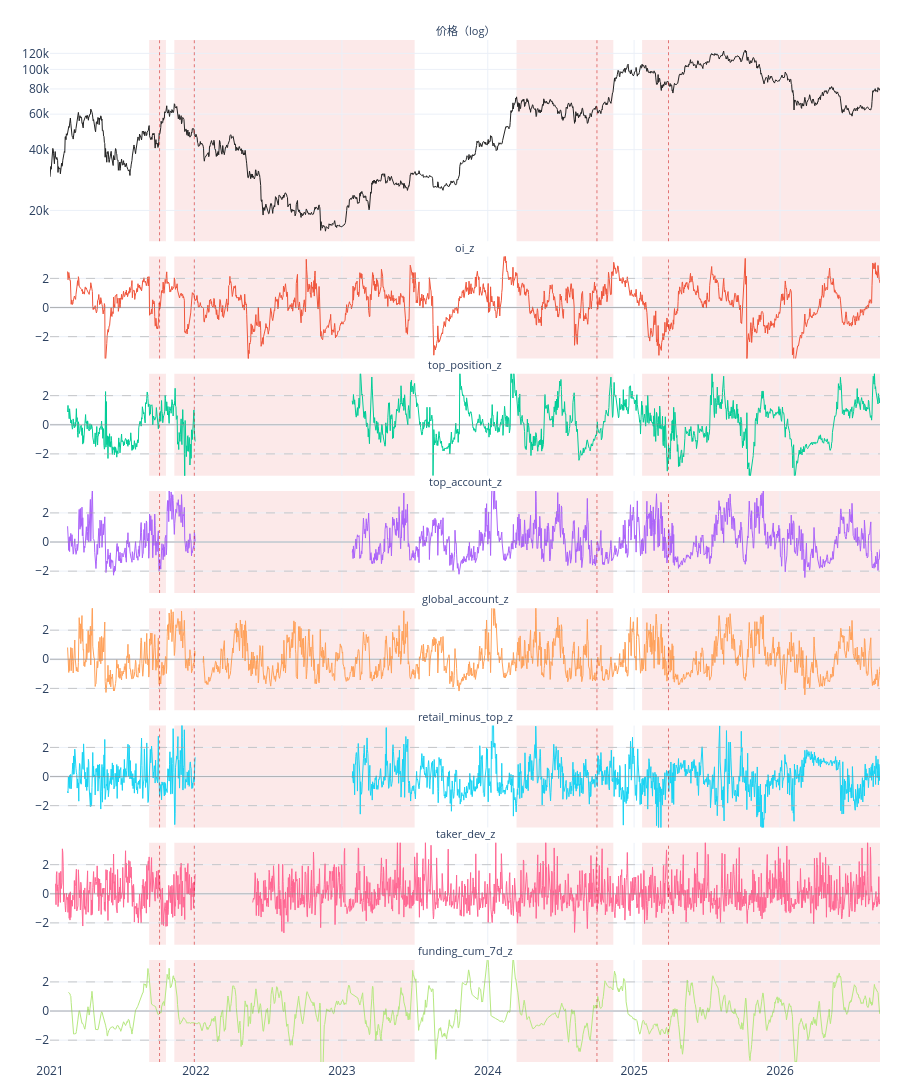

The notebook cell this image was saved under:
### Markdown cell above
## 3. 标准化视角：90 天 z-score（日线）

原始比率有长期漂移（例如 `top_position` 2021 vs 2025 的基准水平不同），做规则时用的是 **相对自身近期分布的位置**。这里把候选特征统一做 90 天滚动 z-score，和 episode 对齐看。

也把 H2a 的 `oi_level_90d_z` 放进来做对照：如果 `top_position_z` 和它几乎重合，H4a 就不是新信息。

### Code cell
def zscore(s: pd.Series, window: str, bucket: str) -> pd.Series:
    n = int(pd.Timedelta(window) / pd.Timedelta(bucket))
    r = s.rolling(n, min_periods=n // 2)
    return (s - r.mean()) / r.std()

def add_features(df: pd.DataFrame, bucket: str) -> pd.DataFrame:
    df = df.copy()
    df["retail_minus_top"] = df["global_account"] - df["top_account"]
    df["taker_dev"] = df["taker_vol_mean"] - 1
    df["oi_log"] = np.log(df["oi_value"].where(df["oi_value"] > 0))
    df["oi_z"]               = zscore(df["oi_log"], Z_WINDOW, bucket)
    df["top_position_z"]     = zscore(df["top_position"], Z_WINDOW, bucket)
    df["top_account_z"]      = zscore(df["top_account"], Z_WINDOW, bucket)
    df["global_account_z"]   = zscore(df["global_account"], Z_WINDOW, bucket)
    df["retail_minus_top_z"] = zscore(df["retail_minus_top"], Z_WINDOW, bucket)
    df["taker_dev_z"]        = zscore(df["taker_dev"], "30D", bucket)
    df["funding_cum_7d_z"]   = zscore(df["funding_cum_7d"], Z_WINDOW, bucket)
    liq_tot = df["liq_long_usd"].fillna(0) + df["liq_short_usd"].fillna(0)
    df["liq_imbalance"] = ((df["liq_short_usd"].fillna(0) - df["liq_long_usd"].fillna(0)) / liq_tot.replace(0, np.nan))
    return df

d = add_features(d, "1d")
f = add_features(f, "4h")
Z_FEATURES = ["oi_z", "top_position_z", "top_account_z", "global_account_z",
              "retail_minus_top_z", "taker_dev_z", "funding_cum_7d_z"]

fig = make_subplots(rows=len(Z_FEATURES) + 1, cols=1, shared_xaxes=True, vertical_spacing=0.015,
                    row_heights=[0.22] + [0.78 / len(Z_FEATURES)] * len(Z_FEATURES),
                    subplot_titles=["价格（log）"] + Z_FEATURES)
fig.add_trace(go.Scatter(x=d.ts, y=d.close, line=dict(color="#222", width=1), name="close"), 1, 1)
fig.update_yaxes(type="log", row=1, col=1)
for i, col in enumerate(Z_FEATURES, start=2):
    fig.add_trace(go.Scatter(x=d.ts, y=d[col], line=dict(width=1), name=col), i, 1)
    for lvl in (-2, 2):
        fig.add_hline(y=lvl, line_width=0.6, line_dash="dash", line_color="#aaa", row=i, col=1)
    fig.add_hline(y=0, line_width=0.6, line_color="#888", row=i, col=1)
    fig.update_yaxes(range=[-3.5, 3.5], row=i, col=1)
add_episodes(fig, ep_gate)
fig.update_layout(height=1500, template="plotly_white", showlegend=False,
                  margin=dict(l=50, r=20, t=40, b=30), hovermode="x unified")
fig.update_annotations(font_size=11)
fig.show()

### Figure 1 — Plotly figure (JSON) as saved in the notebook; plotly's stock layout.template omitted (floating-point values rounded to 4 significant figures; data arrays with more than 128 entries replaced by an {"elided": "..."} marker saying what was removed)
{"data": [{"line": {"color": "#222", "width": 1}, "name": "close", "type": "scatter", "x": {"elided": "2077 str values"}, "xaxis": "x", "y": {"elided": "2077 float values"}, "yaxis": "y"}, {"line": {"width": 1}, "name": "oi_z", "type": "scatter", "x": {"elided": "2077 str values"}, "xaxis": "x2", "y": {"elided": "2077 float values"}, "yaxis": "y2"}, {"line": {"width": 1}, "name": "top_position_z", "type": "scatter", "x": {"elided": "2077 str values"}, "xaxis": "x3", "y": {"elided": "2077 float values"}, "yaxis": "y3"}, {"line": {"width": 1}, "name": "top_account_z", "type": "scatter", "x": {"elided": "2077 str values"}, "xaxis": "x4", "y": {"elided": "2077 float values"}, "yaxis": "y4"}, {"line": {"width": 1}, "name": "global_account_z", "type": "scatter", "x": {"elided": "2077 str values"}, "xaxis": "x5", "y": {"elided": "2077 float values"}, "yaxis": "y5"}, {"line": {"width": 1}, "name": "retail_minus_top_z", "type": "scatter", "x": {"elided": "2077 str values"}, "xaxis": "x6", "y": {"elided": "2077 float values"}, "yaxis": "y6"}, {"line": {"width": 1}, "name": "taker_dev_z", "type": "scatter", "x": {"elided": "2077 str values"}, "xaxis": "x7", "y": {"elided": "2077 float values"}, "yaxis": "y7"}, {"line": {"width": 1}, "name": "funding_cum_7d_z", "type": "scatter", "x": {"elided": "2077 str values"}, "xaxis": "x8", "y": {"elided": "2077 float values"}, "yaxis": "y8"}], "layout": {"annotations": [{"font": {"size": 11}, "showarrow": false, "text": "价格（log）", "x": 0.5, "xanchor": "center", "xref": "paper", "y": 1.0, "yanchor": "bottom", "yref": "paper"}, {"font": {"size": 11}, "showarrow": false, "text": "oi_z", "x": 0.5, "xanchor": "center", "xref": "paper", "y": 0.7881, "yanchor": "bottom", "yref": "paper"}, {"font": {"size": 11}, "showarrow": false, "text": "top_position_z", "x": 0.5, "xanchor": "center", "xref": "paper", "y": 0.6734, "yanchor": "bottom", "yref": "paper"}, {"font": {"size": 11}, "showarrow": false, "text": "top_account_z", "x": 0.5, "xanchor": "center", "xref": "paper", "y": 0.5586, "yanchor": "bottom", "yref": "paper"}, {"font": {"size": 11}, "showarrow": false, "text": "global_account_z", "x": 0.5, "xanchor": "center", "xref": "paper", "y": 0.4439, "yanchor": "bottom", "yref": "paper"}, {"font": {"size": 11}, "showarrow": false, "text": "retail_minus_top_z", "x": 0.5, "xanchor": "center", "xref": "paper", "y": 0.3292, "yanchor": "bottom", "yref": "paper"}, {"font": {"size": 11}, "showarrow": false, "text": "taker_dev_z", "x": 0.5, "xanchor": "center", "xref": "paper", "y": 0.2145, "yanchor": "bottom", "yref": "paper"}, {"font": {"size": 11}, "showarrow": false, "text": "funding_cum_7d_z", "x": 0.5, "xanchor": "center", "xref": "paper", "y": 0.09973, "yanchor": "bottom", "yref": "paper"}], "height": 1500, "hovermode": "x unified", "margin": {"b": 30, "l": 50, "r": 20, "t": 40}, "shapes": [{"line": {"color": "#aaa", "dash": "dash", "width": 0.6}, "type": "line", "x0": 0, "x1": 1, "xref": "x2 domain", "y0": -2, "y1": -2, "yref": "y2"}, {"line": {"color": "#aaa", "dash": "dash", "width": 0.6}, "type": "line", "x0": 0, "x1": 1, "xref": "x2 domain", "y0": 2, "y1": 2, "yref": "y2"}, {"line": {"color": "#888", "width": 0.6}, "type": "line", "x0": 0, "x1": 1, "xref": "x2 domain", "y0": 0, "y1": 0, "yref": "y2"}, {"line": {"color": "#aaa", "dash": "dash", "width": 0.6}, "type": "line", "x0": 0, "x1": 1, "xref": "x3 domain", "y0": -2, "y1": -2, "yref": "y3"}, {"line": {"color": "#aaa", "dash": "dash", "width": 0.6}, "type": "line", "x0": 0, "x1": 1, "xref": "x3 domain", "y0": 2, "y1": 2, "yref": "y3"}, {"line": {"color": "#888", "width": 0.6}, "type": "line", "x0": 0, "x1": 1, "xref": "x3 domain", "y0": 0, "y1": 0, "yref": "y3"}, {"line": {"color": "#aaa", "dash": "dash", "width": 0.6}, "type": "line", "x0": 0, "x1": 1, "xref": "x4 domain", "y0": -2, "y1": -2, "yref": "y4"}, {"line": {"color": "#aaa", "dash": "dash", "width": 0.6}, "type": "line", "x0": 0, "x1": 1, "xref": "x4 domain", "y0": 2, "y1": 2, "yref": "y4"}, {"line": {"color": "#888", "width": 0.6}, "type": "line", "x0": 0, "x1": 1, "xref": "x4 domain", "y0": 0, "y1": 0, "yref": "y4"}, {"line": {"color": "#aaa", "dash": "dash", "width": 0.6}, "type": "line", "x0": 0, "x1": 1, "xref": "x5 domain", "y0": -2, "y1": -2, "yref": "y5"}, {"line": {"color": "#aaa", "dash": "dash", "width": 0.6}, "type": "line", "x0": 0, "x1": 1, "xref": "x5 domain", "y0": 2, "y1": 2, "yref": "y5"}, {"line": {"color": "#888", "width": 0.6}, "type": "line", "x0": 0, "x1": 1, "xref": "x5 domain", "y0": 0, "y1": 0, "yref": "y5"}, {"line": {"color": "#aaa", "dash": "dash", "width": 0.6}, "type": "line", "x0": 0, "x1": 1, "xref": "x6 domain", "y0": -2, "y1": -2, "yref": "y6"}, {"line": {"color": "#aaa", "dash": "dash", "width": 0.6}, "type": "line", "x0": 0, "x1": 1, "xref": "x6 domain", "y0": 2, "y1": 2, "yref": "y6"}, {"line": {"color": "#888", "width": 0.6}, "type": "line", "x0": 0, "x1": 1, "xref": "x6 domain", "y0": 0, "y1": 0, "yref": "y6"}, {"line": {"color": "#aaa", "dash": "dash", "width": 0.6}, "type": "line", "x0": 0, "x1": 1, "xref": "x7 domain", "y0": -2, "y1": -2, "yref": "y7"}, {"line": {"color": "#aaa", "dash": "dash", "width": 0.6}, "type": "line", "x0": 0, "x1": 1, "xref": "x7 domain", "y0": 2, "y1": 2, "yref": "y7"}, {"line": {"color": "#888", "width": 0.6}, "type": "line", "x0": 0, "x1": 1, "xref": "x7 domain", "y0": 0, "y1": 0, "yref": "y7"}, {"line": {"color": "#aaa", "dash": "dash", "width": 0.6}, "type": "line", "x0": 0, "x1": 1, "xref": "x8 domain", "y0": -2, "y1": -2, "yref": "y8"}, {"line": {"color": "#aaa", "dash": "dash", "width": 0.6}, "type": "line", "x0": 0, "x1": 1, "xref": "x8 domain", "y0": 2, "y1": 2, "yref": "y8"}, {"line": {"color": "#888", "width": 0.6}, "type": "line", "x0": 0, "x1": 1, "xref": "x8 domain", "y0": 0, "y1": 0, "yref": "y8"}, {"fillcolor": "rgba(220, 40, 40, 0.10)", "layer": "below", "line": {"width": 0}, "opacity": 1, "type": "rect", "x0": "2021-11-08T00:00:00+00:00", "x1": "2023-07-02T00:00:00+00:00", "xref": "x", "y0": 0, "y1": 1, "yref": "y domain"}, {"fillcolor": "rgba(220, 40, 40, 0.10)", "layer": "below", "line": {"width": 0}, "opacity": 1, "type": "rect", "x0": "2021-11-08T00:00:00+00:00", "x1": "2023-07-02T00:00:00+00:00", "xref": "x2", "y0": 0, "y1": 1, "yref": "y2 domain"}, {"fillcolor": "rgba(220, 40, 40, 0.10)", "layer": "below", "line": {"width": 0}, "opacity": 1, "type": "rect", "x0": "2021-11-08T00:00:00+00:00", "x1": "2023-07-02T00:00:00+00:00", "xref": "x3", "y0": 0, "y1": 1, "yref": "y3 domain"}, {"fillcolor": "rgba(220, 40, 40, 0.10)", "layer": "below", "line": {"width": 0}, "opacity": 1, "type": "rect", "x0": "2021-11-08T00:00:00+00:00", "x1": "2023-07-02T00:00:00+00:00", "xref": "x4", "y0": 0, "y1": 1, "yref": "y4 domain"}, {"fillcolor": "rgba(220, 40, 40, 0.10)", "layer": "below", "line": {"width": 0}, "opacity": 1, "type": "rect", "x0": "2021-11-08T00:00:00+00:00", "x1": "2023-07-02T00:00:00+00:00", "xref": "x5", "y0": 0, "y1": 1, "yref": "y5 domain"}, {"fillcolor": "rgba(220, 40, 40, 0.10)", "layer": "below", "line": {"width": 0}, "opacity": 1, "type": "rect", "x0": "2021-11-08T00:00:00+00:00", "x1": "2023-07-02T00:00:00+00:00", "xref": "x6", "y0": 0, "y1": 1, "yref": "y6 domain"}, {"fillcolor": "rgba(220, 40, 40, 0.10)", "layer": "below", "line": {"width": 0}, "opacity": 1, "type": "rect", "x0": "2021-11-08T00:00:00+00:00", "x1": "2023-07-02T00:00:00+00:00", "xref": "x7", "y0": 0, "y1": 1, "yref": "y7 domain"}, {"fillcolor": "rgba(220, 40, 40, 0.10)", "layer": "below", "line": {"width": 0}, "opacity": 1, "type": "rect", "x0": "2021-11-08T00:00:00+00:00", "x1": "2023-07-02T00:00:00+00:00", "xref": "x8", "y0": 0, "y1": 1, "yref": "y8 domain"}, {"line": {"color": "rgba(200,0,0,0.5)", "dash": "dot", "width": 1}, "type": "line", "x0": "2021-12-28T00:00:00+00:00", "x1": "2021-12-28T00:00:00+00:00", "xref": "x", "y0": 0, "y1": 1, "yref": "y domain"}, {"line": {"color": "rgba(200,0,0,0.5)", "dash": "dot", "width": 1}, "type": "line", "x0": "2021-12-28T00:00:00+00:00", "x1": "2021-12-28T00:00:00+00:00", "xref": "x2", "y0": 0, "y1": 1, "yref": "y2 domain"}, {"line": {"color": "rgba(200,0,0,0.5)", "dash": "dot", "width": 1}, "type": "line", "x0": "2021-12-28T00:00:00+00:00", "x1": "2021-12-28T00:00:00+00:00", "xref": "x3", "y0": 0, "y1": 1, "yref": "y3 domain"}, {"line": {"color": "rgba(200,0,0,0.5)", "dash": "dot", "width": 1}, "type": "line", "x0": "2021-12-28T00:00:00+00:00", "x1": "2021-12-28T00:00:00+00:00", "xref": "x4", "y0": 0, "y1": 1, "yref": "y4 domain"}, {"line": {"color": "rgba(200,0,0,0.5)", "dash": "dot", "width": 1}, "type": "line", "x0": "2021-12-28T00:00:00+00:00", "x1": "2021-12-28T00:00:00+00:00", "xref": "x5", "y0": 0, "y1": 1, "yref": "y5 domain"}, {"line": {"color": "rgba(200,0,0,0.5)", "dash": "dot", "width": 1}, "type": "line", "x0": "2021-12-28T00:00:00+00:00", "x1": "2021-12-28T00:00:00+00:00", "xref": "x6", "y0": 0, "y1": 1, "yref": "y6 domain"}, {"line": {"color": "rgba(200,0,0,0.5)", "dash": "dot", "width": 1}, "type": "line", "x0": "2021-12-28T00:00:00+00:00", "x1": "2021-12-28T00:00:00+00:00", "xref": "x7", "y0": 0, "y1": 1, "yref": "y7 domain"}, {"line": {"color": "rgba(200,0,0,0.5)", "dash": "dot", "width": 1}, "type": "line", "x0": "2021-12-28T00:00:00+00:00", "x1": "2021-12-28T00:00:00+00:00", "xref": "x8", "y0": 0, "y1": 1, "yref": "y8 domain"}, {"fillcolor": "rgba(220, 40, 40, 0.10)", "layer": "below", "line": {"width": 0}, "opacity": 1, "type": "rect", "x0": "2025-01-21T00:00:00+00:00", "x1": "2026-09-08T00:00:00+00:00", "xref": "x", "y0": 0, "y1": 1, "yref": "y domain"}, {"fillcolor": "rgba(220, 40, 40, 0.10)", "layer": "below", "line": {"width": 0}, "opacity": 1, "type": "rect", "x0": "2025-01-21T00:00:00+00:00", "x1": "2026-09-08T00:00:00+00:00", "xref": "x2", "y0": 0, "y1": 1, "yref": "y2 domain"}, {"fillcolor": "rgba(220, 40, 40, 0.10)", "layer": "below", "line": {"width": 0}, "opacity": 1, "type": "rect", "x0": "2025-01-21T00:00:00+00:00", "x1": "2026-09-08T00:00:00+00:00", "xref": "x3", "y0": 0, "y1": 1, "yref": "y3 domain"}, {"fillcolor": "rgba(220, 40, 40, 0.10)", "layer": "below", "line": {"width": 0}, "opacity": 1, "type": "rect", "x0": "2025-01-21T00:00:00+00:00", "x1": "2026-09-08T00:00:00+00:00", "xref": "x4", "y0": 0, "y1": 1, "yref": "y4 domain"}, {"fillcolor": "rgba(220, 40, 40, 0.10)", "layer": "below", "line": {"width": 0}, "opacity": 1, "type": "rect", "x0": "2025-01-21T00:00:00+00:00", "x1": "2026-09-08T00:00:00+00:00", "xref": "x5", "y0": 0, "y1": 1, "yref": "y5 domain"}, {"fillcolor": "rgba(220, 40, 40, 0.10)", "layer": "below", "line": {"width": 0}, "opacity": 1, "type": "rect", "x0": "2025-01-21T00:00:00+00:00", "x1": "2026-09-08T00:00:00+00:00", "xref": "x6", "y0": 0, "y1": 1, "yref": "y6 domain"}, {"fillcolor": "rgba(220, 40, 40, 0.10)", "layer": "below", "line": {"width": 0}, "opacity": 1, "type": "rect", "x0": "2025-01-21T00:00:00+00:00", "x1": "2026-09-08T00:00:00+00:00", "xref": "x7", "y0": 0, "y1": 1, "yref": "y7 domain"}, {"fillcolor": "rgba(220, 40, 40, 0.10)", "layer": "below", "line": {"width": 0}, "opacity": 1, "type": "rect", "x0": "2025-01-21T00:00:00+00:00", "x1": "2026-09-08T00:00:00+00:00", "xref": "x8", "y0": 0, "y1": 1, "yref": "y8 domain"}, {"line": {"color": "rgba(200,0,0,0.5)", "dash": "dot", "width": 1}, "type": "line", "x0": "2025-03-28T00:00:00+00:00", "x1": "2025-03-28T00:00:00+00:00", "xref": "x", "y0": 0, "y1": 1, "yref": "y domain"}, {"line": {"color": "rgba(200,0,0,0.5)", "dash": "dot", "width": 1}, "type": "line", "x0": "2025-03-28T00:00:00+00:00", "x1": "2025-03-28T00:00:00+00:00", "xref": "x2", "y0": 0, "y1": 1, "yref": "y2 domain"}, {"line": {"color": "rgba(200,0,0,0.5)", "dash": "dot", "width": 1}, "type": "line", "x0": "2025-03-28T00:00:00+00:00", "x1": "2025-03-28T00:00:00+00:00", "xref": "x3", "y0": 0, "y1": 1, "yref": "y3 domain"}, {"line": {"color": "rgba(200,0,0,0.5)", "dash": "dot", "width": 1}, "type": "line", "x0": "2025-03-28T00:00:00+00:00", "x1": "2025-03-28T00:00:00+00:00", "xref": "x4", "y0": 0, "y1": 1, "yref": "y4 domain"}, {"line": {"color": "rgba(200,0,0,0.5)", "dash": "dot", "width": 1}, "type": "line", "x0": "2025-03-28T00:00:00+00:00", "x1": "2025-03-28T00:00:00+00:00", "xref": "x5", "y0": 0, "y1": 1, "yref": "y5 domain"}, {"line": {"color": "rgba(200,0,0,0.5)", "dash": "dot", "width": 1}, "type": "line", "x0": "2025-03-28T00:00:00+00:00", "x1": "2025-03-28T00:00:00+00:00", "xref": "x6", "y0": 0, "y1": 1, "yref": "y6 domain"}, {"line": {"color": "rgba(200,0,0,0.5)", "dash": "dot", "width": 1}, "type": "line", "x0": "2025-03-28T00:00:00+00:00", "x1": "2025-03-28T00:00:00+00:00", "xref": "x7", "y0": 0, "y1": 1, "yref": "y7 domain"}, {"line": {"color": "rgba(200,0,0,0.5)", "dash": "dot", "width": 1}, "type": "line", "x0": "2025-03-28T00:00:00+00:00", "x1": "2025-03-28T00:00:00+00:00", "xref": "x8", "y0": 0, "y1": 1, "yref": "y8 domain"}, {"fillcolor": "rgba(220, 40, 40, 0.10)", "layer": "below", "line": {"width": 0}, "opacity": 1, "type": "rect", "x0": "2024-03-13T00:00:00+00:00", "x1": "2024-11-10T00:00:00+00:00", "xref": "x", "y0": 0, "y1": 1, "yref": "y domain"}, {"fillcolor": "rgba(220, 40, 40, 0.10)", "layer": "below", "line": {"width": 0}, "opacity": 1, "type": "rect", "x0": "2024-03-13T00:00:00+00:00", "x1": "2024-11-10T00:00:00+00:00", "xref": "x2", "y0": 0, "y1": 1, "yref": "y2 domain"}, {"fillcolor": "rgba(220, 40, 40, 0.10)", "layer": "below", "line": {"width": 0}, "opacity": 1, "type": "rect", "x0": "2024-03-13T00:00:00+00:00", "x1": "2024-11-10T00:00:00+00:00", "xref": "x3", "y0": 0, "y1": 1, "yref": "y3 domain"}, {"fillcolor": "rgba(220, 40, 40, 0.10)", "layer": "below", "line": {"width": 0}, "opacity": 1, "type": "rect", "x0": "2024-03-13T00:00:00+00:00", "x1": "2024-11-10T00:00:00+00:00", "xref": "x4", "y0": 0, "y1": 1, "yref": "y4 domain"}, {"fillcolor": "rgba(220, 40, 40, 0.10)", "layer": "below", "line": {"width": 0}, "opacity": 1, "type": "rect", "x0": "2024-03-13T00:00:00+00:00", "x1": "2024-11-10T00:00:00+00:00", "xref": "x5", "y0": 0, "y1": 1, "yref": "y5 domain"}, {"fillcolor": "rgba(220, 40, 40, 0.10)", "layer": "below", "line": {"width": 0}, "opacity": 1, "type": "rect", "x0": "2024-03-13T00:00:00+00:00", "x1": "2024-11-10T00:00:00+00:00", "xref": "x6", "y0": 0, "y1": 1, "yref": "y6 domain"}, {"fillcolor": "rgba(220, 40, 40, 0.10)", "layer": "below", "line": {"width": 0}, "opacity": 1, "type": "rect", "x0": "2024-03-13T00:00:00+00:00", "x1": "2024-11-10T00:00:00+00:00", "xref": "x7", "y0": 0, "y1": 1, "yref": "y7 domain"}, {"fillcolor": "rgba(220, 40, 40, 0.10)", "layer": "below", "line": {"width": 0}, "opacity": 1, "type": "rect", "x0": "2024-03-13T00:00:00+00:00", "x1": "2024-11-10T00:00:00+00:00", "xref": "x8", "y0": 0, "y1": 1, "yref": "y8 domain"}, {"line": {"color": "rgba(200,0,0,0.5)", "dash": "dot", "width": 1}, "type": "line", "x0": "2024-09-30T00:00:00+00:00", "x1": "2024-09-30T00:00:00+00:00", "xref": "x", "y0": 0, "y1": 1, "yref": "y domain"}, {"line": {"color": "rgba(200,0,0,0.5)", "dash": "dot", "width": 1}, "type": "line", "x0": "2024-09-30T00:00:00+00:00", "x1": "2024-09-30T00:00:00+00:00", "xref": "x2", "y0": 0, "y1": 1, "yref": "y2 domain"}, {"line": {"color": "rgba(200,0,0,0.5)", "dash": "dot", "width": 1}, "type": "line", "x0": "2024-09-30T00:00:00+00:00", "x1": "2024-09-30T00:00:00+00:00", "xref": "x3", "y0": 0, "y1": 1, "yref": "y3 domain"}, {"line": {"color": "rgba(200,0,0,0.5)", "dash": "dot", "width": 1}, "type": "line", "x0": "2024-09-30T00:00:00+00:00", "x1": "2024-09-30T00:00:00+00:00", "xref": "x4", "y0": 0, "y1": 1, "yref": "y4 domain"}, {"line": {"color": "rgba(200,0,0,0.5)", "dash": "dot", "width": 1}, "type": "line", "x0": "2024-09-30T00:00:00+00:00", "x1": "2024-09-30T00:00:00+00:00", "xref": "x5", "y0": 0, "y1": 1, "yref": "y5 domain"}, {"line": {"color": "rgba(200,0,0,0.5)", "dash": "dot", "width": 1}, "type": "line", "x0": "2024-09-30T00:00:00+00:00", "x1": "2024-09-30T00:00:00+00:00", "xref": "x6", "y0": 0, "y1": 1, "yref": "y6 domain"}, {"line": {"color": "rgba(200,0,0,0.5)", "dash": "dot", "width": 1}, "type": "line", "x0": "2024-09-30T00:00:00+00:00", "x1": "2024-09-30T00:00:00+00:00", "xref": "x7", "y0": 0, "y1": 1, "yref": "y7 domain"}, {"line": {"color": "rgba(200,0,0,0.5)", "dash": "dot", "width": 1}, "type": "line", "x0": "2024-09-30T00:00:00+00:00", "x1": "2024-09-30T00:00:00+00:00", "xref": "x8", "y0": 0, "y1": 1, "yref": "y8 domain"}, {"fillcolor": "rgba(220, 40, 40, 0.10)", "layer": "below", "line": {"width": 0}, "opacity": 1, "type": "rect", "x0": "2021-09-06T00:00:00+00:00", "x1": "2021-10-18T00:00:00+00:00", "xref": "x", "y0": 0, "y1": 1, "yref": "y domain"}, {"fillcolor": "rgba(220, 40, 40, 0.10)", "layer": "below", "line": {"width": 0}, "opacity": 1, "type": "rect", "x0": "2021-09-06T00:00:00+00:00", "x1": "2021-10-18T00:00:00+00:00", "xref": "x2", "y0": 0, "y1": 1, "yref": "y2 domain"}, {"fillcolor": "rgba(220, 40, 40, 0.10)", "layer": "below", "line": {"width": 0}, "opacity": 1, "type": "rect", "x0": "2021-09-06T00:00:00+00:00", "x1": "2021-10-18T00:00:00+00:00", "xref": "x3", "y0": 0, "y1": 1, "yref": "y3 domain"}, {"fillcolor": "rgba(220, 40, 40, 0.10)", "layer": "below", "line": {"width": 0}, "opacity": 1, "type": "rect", "x0": "2021-09-06T00:00:00+00:00", "x1": "2021-10-18T00:00:00+00:00", "xref": "x4", "y0": 0, "y1": 1, "yref": "y4 domain"}, {"fillcolor": "rgba(220, 40, 40, 0.10)", "layer": "below", "line": {"width": 0}, "opacity": 1, "type": "rect", "x0": "2021-09-06T00:00:00+00:00", "x1": "2021-10-18T00:00:00+00:00", "xref": "x5", "y0": 0, "y1": 1, "yref": "y5 domain"}, {"fillcolor": "rgba(220, 40, 40, 0.10)", "layer": "below", "line": {"width": 0}, "opacity": 1, "type": "rect", "x0": "2021-09-06T00:00:00+00:00", "x1": "2021-10-18T00:00:00+00:00", "xref": "x6", "y0": 0, "y1": 1, "yref": "y6 domain"}, {"fillcolor": "rgba(220, 40, 40, 0.10)", "layer": "below", "line": {"width": 0}, "opacity": 1, "type": "rect", "x0": "2021-09-06T00:00:00+00:00", "x1": "2021-10-18T00:00:00+00:00", "xref": "x7", "y0": 0, "y1": 1, "yref": "y7 domain"}, {"fillcolor": "rgba(220, 40, 40, 0.10)", "layer": "below", "line": {"width": 0}, "opacity": 1, "type": "rect", "x0": "2021-09-06T00:00:00+00:00", "x1": "2021-10-18T00:00:00+00:00", "xref": "x8", "y0": 0, "y1": 1, "yref": "y8 domain"}, {"line": {"color": "rgba(200,0,0,0.5)", "dash": "dot", "width": 1}, "type": "line", "x0": "2021-10-02T00:00:00+00:00", "x1": "2021-10-02T00:00:00+00:00", "xref": "x", "y0": 0, "y1": 1, "yref": "y domain"}, {"line": {"color": "rgba(200,0,0,0.5)", "dash": "dot", "width": 1}, "type": "line", "x0": "2021-10-02T00:00:00+00:00", "x1": "2021-10-02T00:00:00+00:00", "xref": "x2", "y0": 0, "y1": 1, "yref": "y2 domain"}, {"line": {"color": "rgba(200,0,0,0.5)", "dash": "dot", "width": 1}, "type": "line", "x0": "2021-10-02T00:00:00+00:00", "x1": "2021-10-02T00:00:00+00:00", "xref": "x3", "y0": 0, "y1": 1, "yref": "y3 domain"}, {"line": {"color": "rgba(200,0,0,0.5)", "dash": "dot", "width": 1}, "type": "line", "x0": "2021-10-02T00:00:00+00:00", "x1": "2021-10-02T00:00:00+00:00", "xref": "x4", "y0": 0, "y1": 1, "yref": "y4 domain"}, {"line": {"color": "rgba(200,0,0,0.5)", "dash": "dot", "width": 1}, "type": "line", "x0": "2021-10-02T00:00:00+00:00", "x1": "2021-10-02T00:00:00+00:00", "xref": "x5", "y0": 0, "y1": 1, "yref": "y5 domain"}, {"line": {"color": "rgba(200,0,0,0.5)", "dash": "dot", "width": 1}, "type": "line", "x0": "2021-10-02T00:00:00+00:00", "x1": "2021-10-02T00:00:00+00:00", "xref": "x6", "y0": 0, "y1": 1, "yref": "y6 domain"}, {"line": {"color": "rgba(200,0,0,0.5)", "dash": "dot", "width": 1}, "type": "line", "x0": "2021-10-02T00:00:00+00:00", "x1": "2021-10-02T00:00:00+00:00", "xref": "x7", "y0": 0, "y1": 1, "yref": "y7 domain"}, {"line": {"color": "rgba(200,0,0,0.5)", "dash": "dot", "width": 1}, "type": "line", "x0": "2021-10-02T00:00:00+00:00", "x1": "2021-10-02T00:00:00+00:00", "xref": "x8", "y0": 0, "y1": 1, "yref": "y8 domain"}], "showlegend": false, "xaxis": {"anchor": "y", "domain": [0.0, 1.0], "matches": "x8", "showticklabels": false}, "xaxis2": {"anchor": "y2", "domain": [0.0, 1.0], "matches": "x8", "showticklabels": false}, "xaxis3": {"anchor": "y3", "domain": [0.0, 1.0], "matches": "x8", "showticklabels": false}, "xaxis4": {"anchor": "y4", "domain": [0.0, 1.0], "matches": "x8", "showticklabels": false}, "xaxis5": {"anchor": "y5", "domain": [0.0, 1.0], "matches": "x8", "showticklabels": false}, "xaxis6": {"anchor": "y6", "domain": [0.0, 1.0], "matches": "x8", "showticklabels": false}, "xaxis7": {"anchor": "y7", "domain": [0.0, 1.0], "matches": "x8", "showticklabels": false}, "xaxis8": {"anchor": "y8", "domain": [0.0, 1.0]}, "yaxis": {"anchor": "x", "domain": [0.8031, 1.0], "type": "log"}, "yaxis2": {"anchor": "x2", "domain": [0.6884, 0.7881], "range": [-3.5, 3.5]}, "yaxis3": {"anchor": "x3", "domain": [0.5736, 0.6734], "range": [-3.5, 3.5]}, "yaxis4": {"anchor": "x4", "domain": [0.4589, 0.5586], "range": [-3.5, 3.5]}, "yaxis5": {"anchor": "x5", "domain": [0.3442, 0.4439], "range": [-3.5, 3.5]}, "yaxis6": {"anchor": "x6", "domain": [0.2295, 0.3292], "range": [-3.5, 3.5]}, "yaxis7": {"anchor": "x7", "domain": [0.1147, 0.2145], "range": [-3.5, 3.5]}, "yaxis8": {"anchor": "x8", "domain": [0.0, 0.09973], "range": [-3.5, 3.5]}}}
